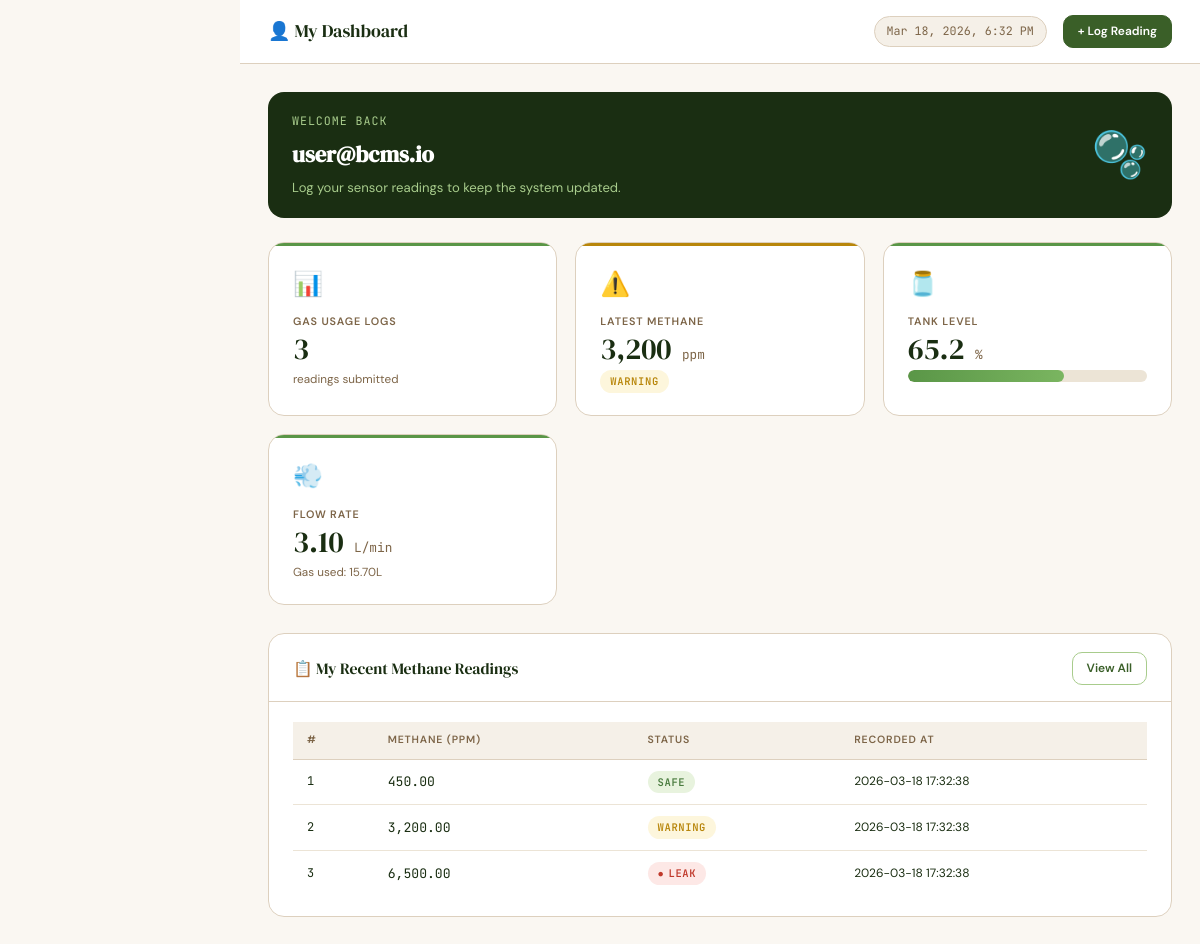
/app/user/dashboard.php (signed in), run on the app's committed database.
### tables this page shows
CREATE TABLE IF NOT EXISTS methane_monitoring (
    id          INT AUTO_INCREMENT PRIMARY KEY,
    user_id     INT,
    methane_ppm FLOAT,
    status      ENUM('SAFE','WARNING','LEAK') DEFAULT 'SAFE',
    recorded_at TIMESTAMP DEFAULT CURRENT_TIMESTAMP,
    FOREIGN KEY (user_id) REFERENCES users(user_id) ON DELETE SET NULL
);

CREATE TABLE IF NOT EXISTS gas_level (
    id              INT AUTO_INCREMENT PRIMARY KEY,
    user_id         INT,
    pressure_kpa    FLOAT COMMENT 'Pressure in kPa',
    gas_percentage  FLOAT COMMENT 'Tank fill level 0-100%',
    recorded_at     TIMESTAMP DEFAULT CURRENT_TIMESTAMP,
    FOREIGN KEY (user_id) REFERENCES users(user_id) ON DELETE SET NULL
);

CREATE TABLE IF NOT EXISTS gas_usage (
    id          INT AUTO_INCREMENT PRIMARY KEY,
    user_id     INT,
    flow_rate   FLOAT COMMENT 'L/min',
    gas_used    FLOAT COMMENT 'Total litres used',
    recorded_at TIMESTAMP DEFAULT CURRENT_TIMESTAMP,
    FOREIGN KEY (user_id) REFERENCES users(user_id) ON DELETE SET NULL
);

### app/user/dashboard.php (the view, shortened to what this page needs)
<?php
require_once __DIR__ . '/../../config/functions.php';
$db     = getDB();
$uid    = currentUserId();
$gasUsage = $db->prepare("SELECT * FROM gas_usage WHERE user_id=:u ORDER BY recorded_at DESC LIMIT 1");
$gasUsage->execute([':u'=>$uid]);
$latestGas = $gasUsage->fetch();
$methane = $db->prepare("SELECT * FROM methane_monitoring WHERE user_id=:u ORDER BY recorded_at DESC LIMIT 1");
$methane->execute([':u'=>$uid]);
$latestMethane = $methane->fetch();
$level = $db->prepare("SELECT * FROM gas_level WHERE user_id=:u ORDER BY recorded_at DESC LIMIT 1");
$level->execute([':u'=>$uid]);
$latestLevel = $level->fetch();
$countStmt = $db->prepare("SELECT
  (SELECT COUNT(*) FROM gas_usage          WHERE user_id=:u) as gas_count,
  (SELECT COUNT(*) FROM methane_monitoring WHERE user_id=:u) as meth_count,
  (SELECT COUNT(*) FROM gas_level          WHERE user_id=:u) as lvl_count
");
$countStmt->execute([':u'=>$uid]);
$counts = $countStmt->fetch();
$pageTitle = 'My Dashboard';
renderHead($pageTitle);
?>
<div class="layout">
  <div class="main-content">
    <div class="topbar">
      <div class="topbar-title">👤 My Dashboard</div>
      <div class="topbar-meta">
        <span class="topbar-time" id="clock"></span>
        <a href="<?= BASE_URL ?>/app/user/log_reading.php" class="btn btn-primary btn-sm">+ Log Reading</a>
      </div>
    </div>
    <div class="page-body">
      <div class="panel" style="background:var(--green-900);border:none;margin-bottom:24px;">
        <div class="panel-body flex items-center justify-between gap-2" style="flex-wrap:wrap;">
          <div>
            <p style="color:var(--green-300);font-size:.78rem;font-family:var(--font-mono);text-transform:uppercase;letter-spacing:.08em;margin-bottom:6px;">Welcome back</p>
            <h2 style="font-family:var(--font-serif);font-size:1.5rem;color:#fff;"><?= e(currentEmail()) ?></h2>
            <p style="color:var(--green-300);font-size:.875rem;margin-top:4px;">Log your sensor readings to keep the system updated.</p>
          </div>
          <div style="font-size:3rem;">🫧</div>
        </div>
      </div>
      <div class="stats-grid stagger">
        <div class="stat-card fade-up">
          <span class="stat-icon">📊</span>
          <div class="stat-label">Gas Usage Logs</div>
          <div class="stat-value"><?= $counts['gas_count'] ?></div>
          <div class="stat-sub">readings submitted</div>
        </div>
        <div class="stat-card fade-up <?= ($latestMethane && $latestMethane['status']==='LEAK') ? 'danger' : (($latestMethane && $latestMethane['status']==='WARNING') ? 'warn' : '') ?>">
          <span class="stat-icon">⚠️</span>
          <div class="stat-label">Latest Methane</div>
          <div class="stat-value">
            <?= $latestMethane ? number_format($latestMethane['methane_ppm'],0) : '—' ?>
            <span class="unit">ppm</span>
          </div>
          <div class="stat-sub">
            <?php if ($latestMethane): ?>
              <span class="badge badge-<?= strtolower($latestMethane['status']) ?>"><?= $latestMethane['status'] ?></span>
            <?php else: echo 'No readings yet'; endif; ?>
          </div>
        </div>
        <div class="stat-card fade-up">
          <span class="stat-icon">🫙</span>
          <div class="stat-label">Tank Level</div>
          <div class="stat-value">
            <?= $latestLevel ? number_format($latestLevel['gas_percentage'],1) : '—' ?>
            <span class="unit">%</span>
          </div>
          <?php if ($latestLevel): ?>
          <div class="gauge-bar mt-1">
            <div class="gauge-fill <?= $latestLevel['gas_percentage']<25?'danger':($latestLevel['gas_percentage']<50?'warn':'') ?>"
                 style="width:<?= min(100,$latestLevel['gas_percentage']) ?>%"></div>
          </div>
          <?php endif; ?>
        </div>
        <div class="stat-card fade-up">
          <span class="stat-icon">💨</span>
          <div class="stat-label">Flow Rate</div>
          <div class="stat-value">
            <?= $latestGas ? number_format($latestGas['flow_rate'],2) : '—' ?>
            <span class="unit">L/min</span>
          </div>
          <div class="stat-sub">Gas used: <?= $latestGas ? number_format($latestGas['gas_used'],2).'L' : 'N/A' ?></div>
        </div>
      </div>
      <div class="panel fade-up">
        <div class="panel-header">
          <span class="panel-title">📋 My Recent Methane Readings</span>
          <a href="<?= BASE_URL ?>/app/user/my_readings.php" class="btn btn-secondary btn-sm">View All</a>
        </div>
        <div class="panel-body">
          <?php
          $recent = $db->prepare("SELECT * FROM methane_monitoring WHERE user_id=:u ORDER BY recorded_at DESC LIMIT 8");
          $recent->execute([':u'=>$uid]);
          $rows = $recent->fetchAll();
          ?>
          <?php if ($rows): ?>
          <div class="table-wrap">
            <table class="data-table">
              <thead>
                <tr>
                  <th>#</th>
                  <th>Methane (ppm)</th>
                  <th>Status</th>
                  <th>Recorded At</th>
                </tr>
              </thead>
              <tbody>
                <?php foreach ($rows as $r): ?>
                <tr>
                  <td class="mono text-muted text-sm"><?= $r['id'] ?></td>
                  <td class="mono"><?= number_format($r['methane_ppm'],2) ?></td>
                  <td><span class="badge badge-<?= strtolower($r['status']) ?>"><?= $r['status'] ?></span></td>
                  <td class="text-muted text-sm"><?= $r['recorded_at'] ?></td>
                </tr>
                <?php endforeach; ?>
              </tbody>
            </table>
          </div>
          <?php endif; ?>
        </div>
      </div>
    </div>
  </div>
</div>
<?php renderFoot(); ?>

### config/functions.php (shortened to what this page needs)
<?php
function currentEmail(): string {
    return $_SESSION['email'] ?? '';
}
function e(string $str): string {
    return htmlspecialchars($str, ENT_QUOTES, 'UTF-8');
}
function renderHead(string $title, string $extraCss = ''): void {
    ?>
<!DOCTYPE html>
<html lang="en">
<head>
  <link rel="stylesheet" href="<?= BASE_URL ?>/assets/styles.css">
</head>
<body>
    <?php
}
function renderFoot(string $extraJs = ''): void {
    ?>
</body>
</html>
    <?php
}

### data on the page
methane_monitoring: methane_ppm "3,200", status "WARNING", id "2", methane_ppm "3,200.00", recorded_at "2026-03-18 17:32:38"
gas_level: gas_percentage "65.2"
gas_usage: flow_rate "3.10", gas_used "15.70"
methane_monitoring: id "1", methane_ppm "450.00", status "SAFE", recorded_at "2026-03-18 17:32:38"
methane_monitoring: id "3", methane_ppm "6,500.00", status "LEAK", recorded_at "2026-03-18 17:32:38"

### other printed values
currentEmail() "user@bcms.io"
$counts['gas_count'] "3"
